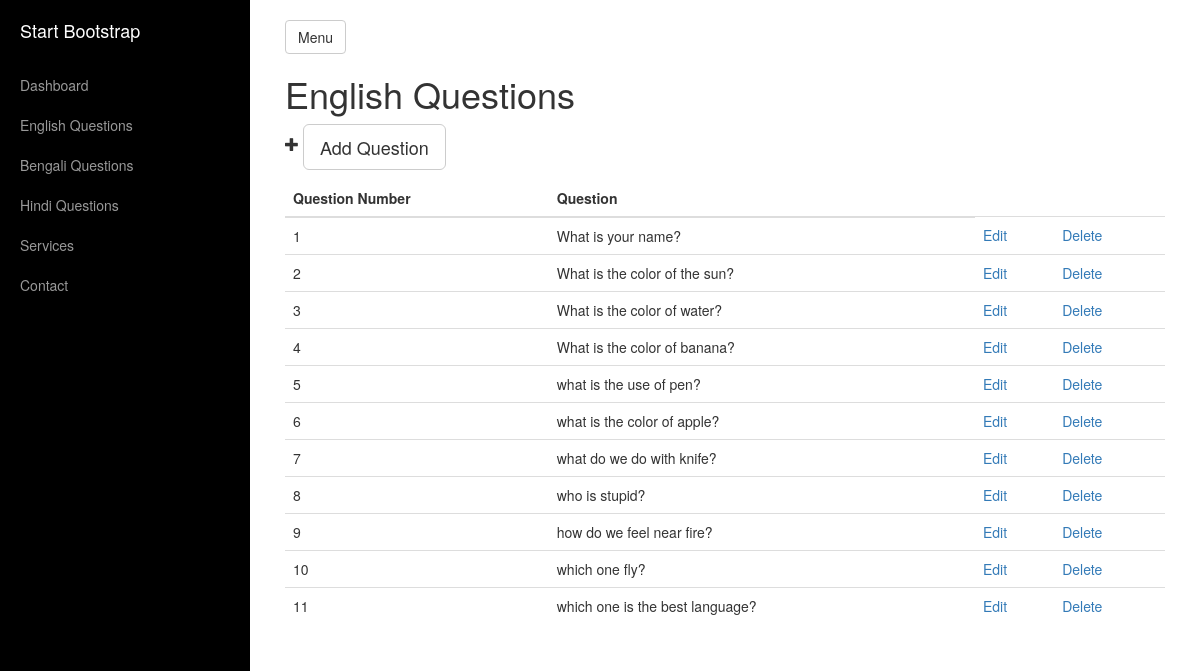
The app's page /admin/english_question.php?type=eng with its own data.
### tables this page shows
CREATE TABLE `english_question` (
  `question_number` int(11) NOT NULL,
  `question` text NOT NULL,
  `question_image` varchar(255) NOT NULL
);

### admin/includes/functions.php (called while the page is built, shortened)
<?php
function selectQuestionDatabase($type)
{
    if($type == 'eng')
    {
        return 'english_question';
    } elseif($type == 'ben')
    {
        return 'bengali_question';
    }elseif($type == 'hin')
    {
        return 'hindi_question';
    }
    else{
        return false;
    }
}
function selectName($type)
{
    if($type == 'eng')
    {
        return 'English Questions';
    } elseif($type == 'ben')
    {
        return 'Bengali Questions';
    }elseif($type == 'hin')
    {
        return 'Hindi Questions';
    }
    else{
        return false;
    }
}
function fetch_questions($question_database)
{
    global $mysqli;
    $query = "SELECT * FROM ".$question_database;
    $results = $mysqli->query($query);
    $returnValue = $results->fetch_all(MYSQLI_ASSOC);
    return $returnValue;
}

### admin/english_question.php (the view, shortened to what this page needs)
<?php include'includes/header.php'; ?>
<?php
    $type = $_GET['type'];
    $question_database = selectQuestionDatabase($type);
    $rows = fetch_questions($question_database);
?>
    <div id="page-content-wrapper">
        <div class="container-fluid">
            <div class="row">
                <div class="col-lg-12">
                    <a href="#menu-toggle" class="btn btn-default" id="menu-toggle">Menu</a>
                    <h1><?php echo selectName($type); ?></h1>
                    <p>
                            <span class="glyphicon glyphicon-plus" aria-hidden="true"></span>
                            <a class="btn btn-default btn-lg" href="add.php?type=<?php echo $type; ?>">Add Question</a>
                    </p>
                    <p>
                    <table class="table table-hover">
                        <thead>
                        <tr>
                            <th>Question Number</th>
                            <th>Question</th>
                        </tr>
                        </thead>
                        <tbody>
                        <?php foreach($rows as $row){ ?>
                        <tr>
                            <td><?php echo $row['question_number']; ?></td>
                            <td><?php echo $row['question']; ?></td>
                            <td><a href="edit.php?type=<?php echo $type; ?>&id=<?php echo $row['question_number']; ?>">Edit</a></td>
                            <td><a onclick="return confirm('Are you sure you want to delete this item?');"
                                   href="delete_question.php?type=<?php echo $type; ?>&id=<?php echo $row['question_number']; ?>">Delete</a></td>
                        </tr>
                        <?php } ?>
                        </tbody>
                    </table>
                    </p>
                </div>
            </div>
        </div>
    </div>
<?php include'includes/footer.php'; ?>

### media/css/simple-sidebar.css (style rules this page uses)
body { overflow-x: hidden; }
#page-content-wrapper { width: 100%; position: absolute; padding: 15px; }
@media (min-width:768px) { #page-content-wrapper { padding: 20px; position: relative; } }

### records on screen
english_question: question_number "1", question "What is your name?"
english_question: question_number "2", question "What is the color of the sun?"
english_question: question_number "3", question "What is the color of water?"
english_question: question_number "4", question "What is the color of banana?"
english_question: question_number "5", question "what is the use of pen?"
english_question: question_number "6", question "what is the color of apple?"
english_question: question_number "7", question "what do we do with knife?"
english_question: question_number "8", question "who is stupid?"
english_question: question_number "9", question "how do we feel near fire?"
english_question: question_number "10", question "which one fly?"
english_question: question_number "11", question "which one is the best language?"

### other values on screen
selectName($type) "English Questions"
